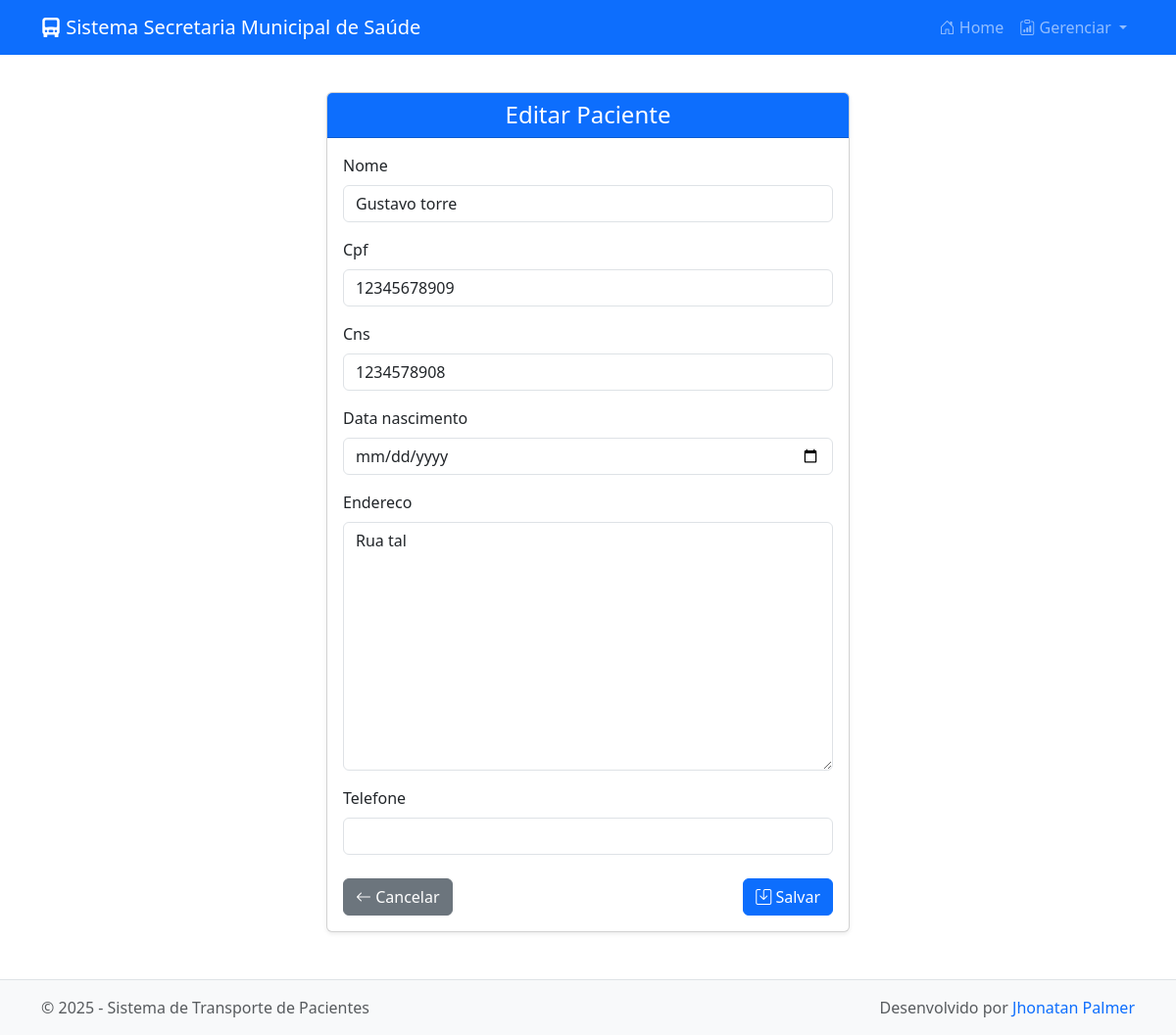
Page /pacientes/editar/2/ on the committed database.
### pacientes/models.py (models this page shows, shortened)
class Paciente(models.Model):
    nome = models.CharField(max_length=150)
    cpf = models.CharField(max_length=11, blank=True, null=True)
    cns = models.CharField(max_length=15, blank=True, null=True)
    data_nascimento = models.DateField()
    endereco = models.TextField(max_length=30)
    telefone = models.CharField(max_length=20, blank=True)

### pacientes/views.py (the view)
# urls.py: path('editar/<int:pk>/', PacienteUpdateView.as_view(), name='paciente_update'),
class PacienteUpdateView(UpdateView):
    model = Paciente
    form_class = PacienteForm
    template_name = "pacientes/paciente_form.html"
    success_url = reverse_lazy("paciente_list")

### pacientes/forms.py
class PacienteForm(forms.ModelForm):
    class Meta:
        model = Paciente
        fields = '__all__'
        widgets = {
            'data_nascimento': forms.DateInput(attrs={'type': 'date'}),
        }

### pacientes/templates/pacientes/paciente_form.html (shortened to what this page needs)
{% extends "base.html" %}
{% load widget_tweaks %}
{% block content %}
<div class="container mt-4">
    <div class="row justify-content-center">
        <div class="col-md-8 col-lg-6">
            <div class="card shadow-sm">
                <div class="card-header bg-primary text-white">
                    <h4 class="mb-0 text-center">
                        {{ form.instance.pk|yesno:"Editar Paciente,Novo Paciente" }}
                    </h4>
                </div>
                <div class="card-body">
                    <form method="post" novalidate>
                        {% for field in form %}
                            <div class="mb-3">
                                <label for="{{ field.id_for_label }}" class="form-label">{{ field.label }}</label>
                                {{ field|add_class:"form-control" }}
                            </div>
                        {% endfor %}
                        <div class="d-flex justify-content-between mt-4">
                            <a href="{% url 'paciente_list' %}" class="btn btn-secondary">
                                <i class="bi bi-arrow-left"></i> Cancelar
                            </a>
                            <button type="submit" class="btn btn-primary">
                                <i class="bi bi-save"></i> Salvar
                            </button>
                        </div>
                    </form>
                </div>
            </div>
        </div>
    </div>
</div>
{% endblock %}

### secretaria_it/templates/base.html (style rules this page uses)
body { padding-top: 70px; }

### rows in the picture
Paciente: instance.pk "Editar Paciente", form "Gustavo torre" "12345678909" "1234578908" "Rua tal"

### other values in the picture
{{ field.label }} "Nome" "Cpf" "Cns" "Data nascimento" "Endereco" "Telefone"
{{ year|default:"2025" }} "2025"
